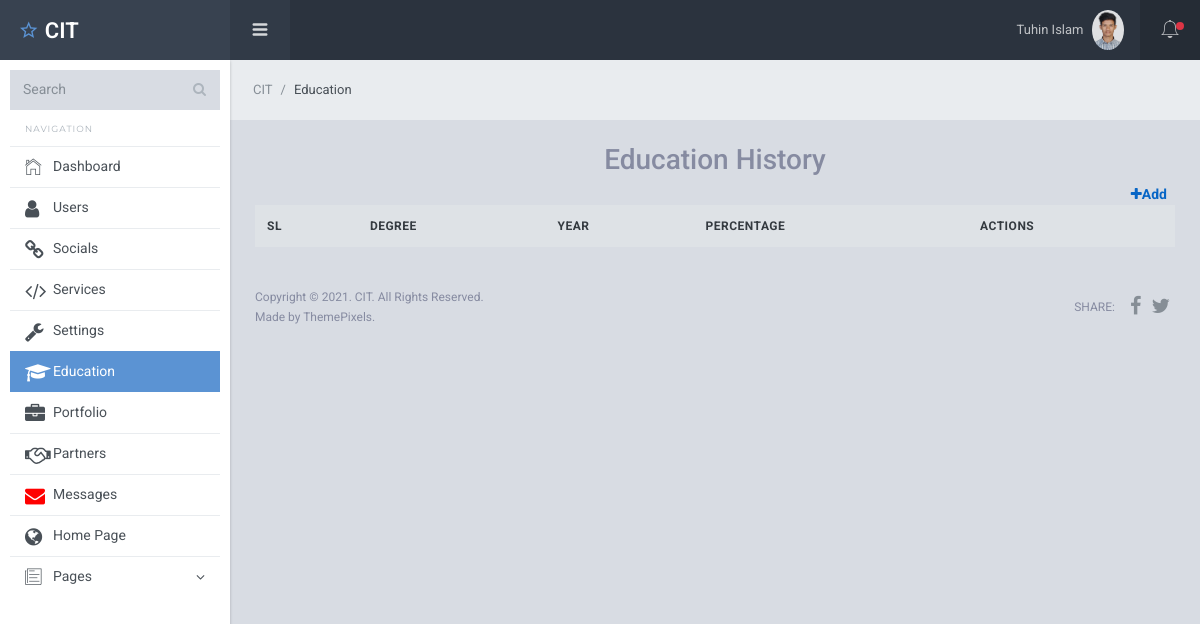
The page /dashboard/education.php (signed in) on the database as committed earlier.
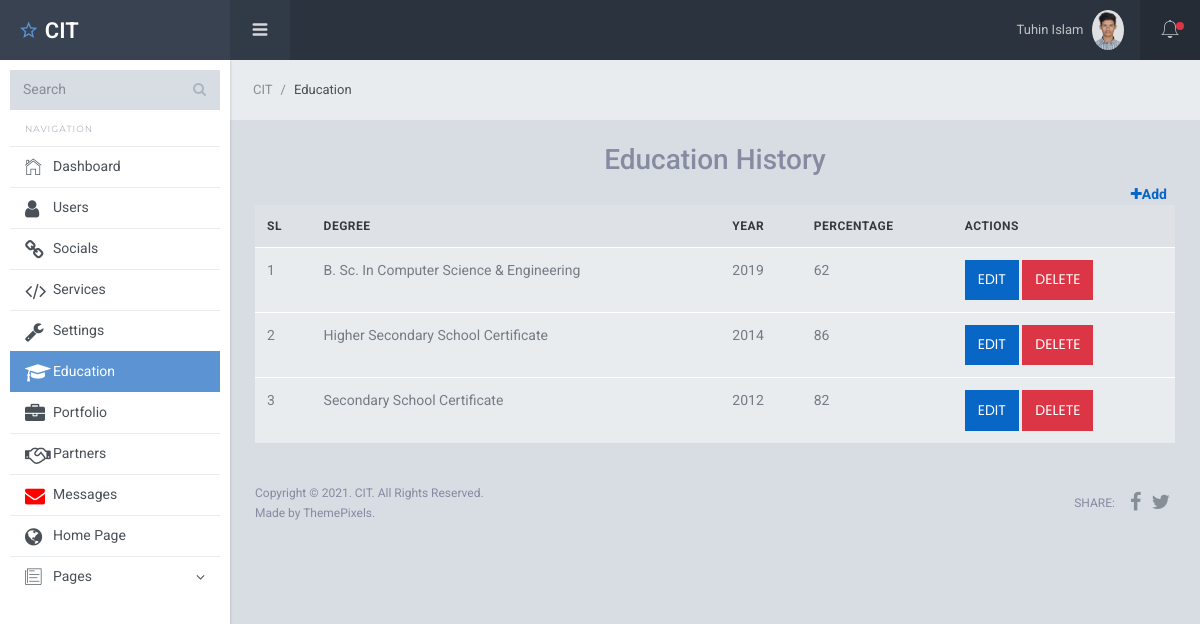
The same page on the database as committed later.
### tables this page shows
CREATE TABLE `education` (
  `id` int(10) UNSIGNED NOT NULL,
  `degree` varchar(255) DEFAULT NULL,
  `year` varchar(255) DEFAULT NULL,
  `percentage` tinyint(3) UNSIGNED DEFAULT NULL
);

### dashboard/education.php (the view, shortened to what this page needs)
<?php
	require_once "header.php";
	$users = mysqli_query($connection,"SELECT * FROM `education` ORDER BY year DESC ");
?>
	<link rel="stylesheet" type="text/css" href="https://cdn.datatables.net/1.10.23/css/jquery.dataTables.css">
	<nav class="breadcrumb sl-breadcrumb">
	    <a class="breadcrumb-item" href="index.php">CIT</a>
	    <span class="breadcrumb-item active">Education</span>
	</nav>
<div class="sl-pagebody">
<h3 class="text-center">Education History</h3>
<div class="text-right mr-2 fw-3">
	<strong><a class="text-right" href="education-add.php">
	<i class="fa fa-plus"></i>Add</a></strong>
</div>
	<div class="table-wrapper">
    <table class="table display responsive nowrap" >
    <thead class="bg-grey text-center">
        <tr>
        	<th>SL</th>
            <th>Degree</th>
            <th>Year</th>
            <th>Percentage</th>
            <th>Actions</th>
        </tr>
    </thead>
    <tbody>
   <?php
        foreach ($users as $key => $value) { ?>
	    	<tr>
	        	<td><label><?=++$key?></label></td>
	            <td><?=$value['degree']?></td>
	            <td><?=$value['year']?></td>
	            <td><?=$value['percentage']?></td>
	            <td >
	            	<a href="social-edit.php?id=<?=$value['id'] ?>" class="btn btn-primary">Edit</a>
	                <button data-id="<?=$value['id']?>"class="btn btn-danger deleteUser">Delete</button>
	            </td>
	        </tr>
   <?php } ?>
 	</tbody>
   </table>
  </div>
<?php require_once 'footer.php' ?>

Rows that differ between the two databases and show on the page:
added education: degree "B. Sc. In Computer Science & Engineering", year "2019", percentage "62"
added education: degree "Higher Secondary School Certificate", year "2014", percentage "86"
added education: degree "Secondary School Certificate", year "2012", percentage "82"
